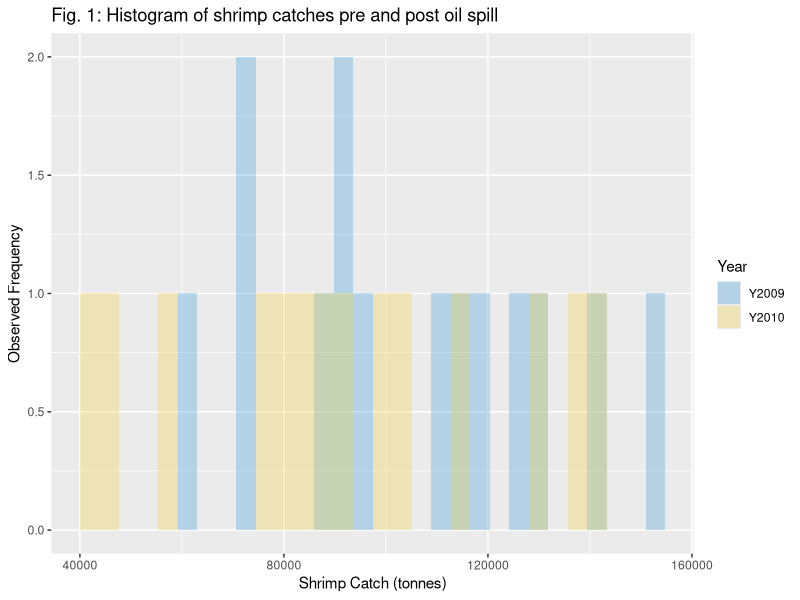

This chart was generated by the following R code: (Note: this script raises an error after producing the figure.)
## ---- chunk 1
Shrimp_data=read.csv("ASauk_H2_Scenario1_data.csv")

library("reshape2")
library("ggplot2")



Sdf<-melt(Shrimp_data)
colnames(Sdf)<-c('Site','Year', 'Catch')
print(Sdf)
Year<-Sdf$Year
Catch=Sdf$Catch

ggplot(Sdf, aes(x = Catch, fill=Year)) + geom_histogram(alpha = 0.3, position = 'identity') + labs(x = "Shrimp Catch (tonnes)", y ="Observed Frequency", title = "Fig. 1: Histogram of shrimp catches pre and post oil spill") + scale_color_manual(values=c("#3498DB","#F4D03F")) + scale_fill_manual(values=c("#3498DB","#F4D03F"))

## ---- chunk 2
par(mar=c(8.5,6.5,4.1,2.1), mgp=c(3,1,0))
hist(Shrimp_data$X2010.catch - Shrimp_data$X2009.catch, xlab = "Difference in Shrimp Catch (tonnes)", ylab = "Observed Frequency", col = c("red"), main = NULL, ylim = c(4,0))
title(sub = "Fig. 3: Histogram of Change in Shrimp catches between 2009 and 2010", line=6, cex.sub=1.2)
## ---- chunk 3
t.test(Shrimp_data$X2009.catch, Shrimp_data$X2010.catch, paired = TRUE)
qt(0.975,13)

## ---- chunk 4
Phosphorous_data=read.csv("ASauk_H2_Scenario2_data.csv")
par(mar=c(8.5,6.5,4.1,2.1), mgp=c(3,1,0))
hist(Phosphorous_data$Total.phosphorous, xlab = "Measured level of phosphorous (µg/L)", ylab = "Observed Frequency", col = c("light green"), main = NULL) 
title(sub = "Fig. 4: Histogram of phosphorous levels in Lake Erie", line=6, cex.sub=1.2)
## ---- chunk 5
t.test(Phosphorous_data$Total.phosphorous, mu=15)
qt(0.975,9)
## ---- chunk 6
library("reshape2")
library("ggplot2")

Carnivorous<-c(2.3,1.8,1.9,1.8,2.1,2.3,2,2.2,2.2,1.5,1.8,2.1,2.3,2.2,2.3)
Vegetarian<-c(1.6,1.1,0.7,1,1,0.8,1.2,0.8,0.9,0.6,0.7,0.6,0.8,0.8,1.1)
y_name<-'Growth.rate'
x_name<-'Diet'

df<-melt(data.frame(Carnivorous, Vegetarian))
colnames(df)<-c(x_name, y_name)
print(df)
Diet<-df$Diet
Growth.rate=df$Growth.rate

ggplot(df, aes(Growth.rate, fill = Diet)) + geom_histogram(alpha = 0.5) + labs(x = "Growth rate of farmed salmon", y ="Observed Frequency", title = "Fig. 5: Histogram of growth rates of farmed salmon fed carnivorous diets")

## ---- chunk 7
t.test(Carnivorous, Vegetarian)
qt(0.975,27.834)
## ---- chunk 8
PCB_data=read.csv("ASauk_H2_Scenario4_data.csv")


library("ggplot2")

PCB<-melt(PCB_data)
colnames(PCB)<-c('Trophic.level','Effect')
print(PCB)
Diet<-df$Diet
Growth.rate=df$Growth.rate

ggplot(PCB_data, aes(x=))+geom_bar()
title(sub = "Fig. 2: Histogram of Shrimp catches in 2010", line=6, cex.sub=1.2)
